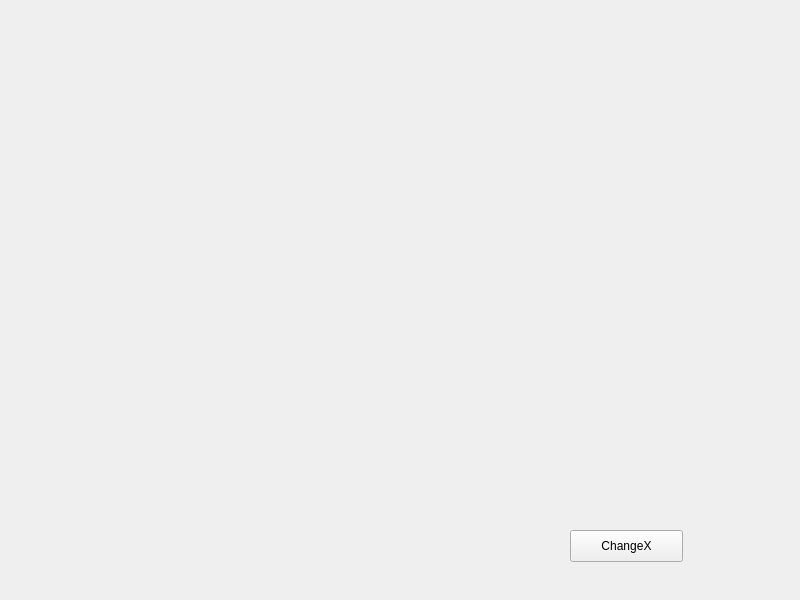
<?xml version="1.0" encoding="UTF-8"?>
<ui version="4.0">
 <class>MainWindow</class>
 <widget class="QMainWindow" name="MainWindow">
  <property name="geometry">
   <rect>
    <x>0</x>
    <y>0</y>
    <width>800</width>
    <height>600</height>
   </rect>
  </property>
  <property name="windowTitle">
   <string>MainWindow</string>
  </property>
  <widget class="QWidget" name="centralwidget">
   <widget class="QPushButton" name="btn_changex">
    <property name="geometry">
     <rect>
      <x>570</x>
      <y>530</y>
      <width>113</width>
      <height>32</height>
     </rect>
    </property>
    <property name="text">
     <string>ChangeX</string>
    </property>
   </widget>
   <widget class="QWidget" name="chat_widget" native="true">
    <property name="geometry">
     <rect>
      <x>30</x>
      <y>40</y>
      <width>521</width>
      <height>521</height>
     </rect>
    </property>
   </widget>
  </widget>
 </widget>
 <resources/>
 <connections/>
</ui>
